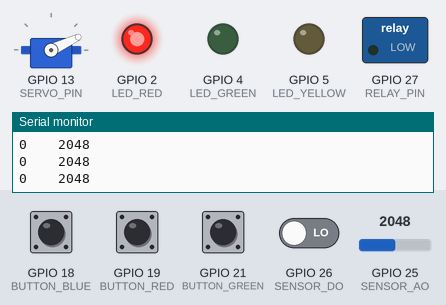
This sketch was run on a simulated ESP32. On the bench: servo, switched loads named in the sketch (green lamp = pin HIGH), output pins drawn as LEDs (lit = HIGH), the last lines printed to the serial monitor. The inputs (shaded band) are chosen by the test bench; at power-on: GPIO 18 (BUTTON_BLUE), GPIO 19 (BUTTON_RED), GPIO 21 (BUTTON_GREEN) HIGH, GPIO 26 (SENSOR_DO) LOW, GPIO 25 (SENSOR_AO) = 2048.

Above: at 1.2 s.
1.3 s: GPIO 21 (BUTTON_GREEN) pulled LOW for 0.15 s
At 1.45 s:
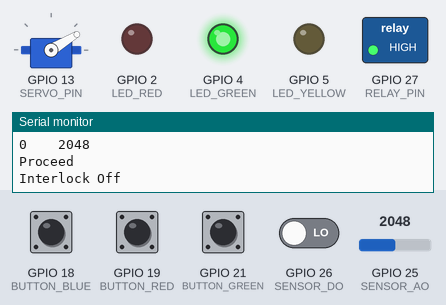
4.3 s: GPIO 25 (SENSOR_AO) set to 567
6.2 s: GPIO 25 (SENSOR_AO) set to 492
At 10.0 s:
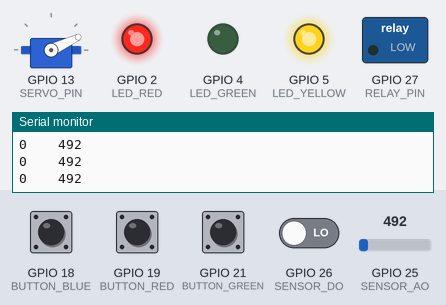
11.1 s: GPIO 25 (SENSOR_AO) set to 1228
At 12.3 s:
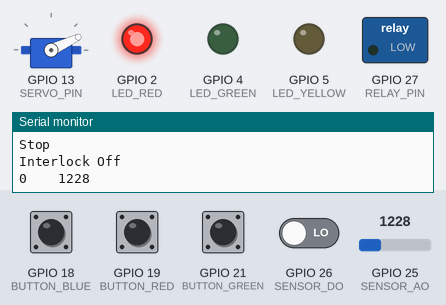
12.6 s: GPIO 25 (SENSOR_AO) set to 491
At 13.6 s:
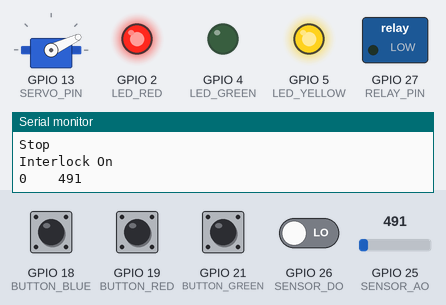
Timing chart, 0 to 15.1 s (numbered marks = the images above; inputs shaded):
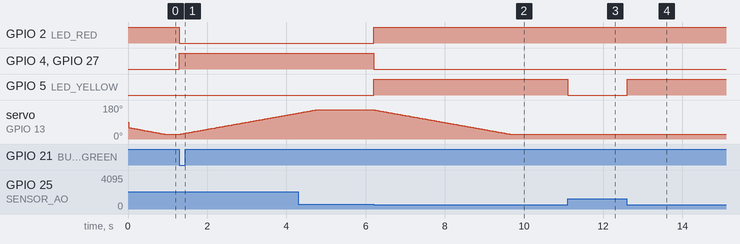

Measured:
- the behaviour switches between 512 and 511 on GPIO 25 (SENSOR_AO) (found by bisection; images 1 and 2)
- after the input at 1.3 s, GPIO 2 (LED_RED): HIGH → LOW at once; GPIO 4 (LED_GREEN), GPIO 27 (RELAY_PIN): LOW → HIGH at once; servo on GPIO 13 (SERVO_PIN): moves from 25° to 137° over 3.0 s, starting at once
- after the input at 6.2 s, GPIO 2 (LED_RED), GPIO 5 (LED_YELLOW): LOW → HIGH at once; GPIO 4 (LED_GREEN), GPIO 27 (RELAY_PIN): HIGH → LOW at once; servo on GPIO 13 (SERVO_PIN): moves from 155° to 25° over 3.5 s, starting at once
- after the input at 11.1 s, GPIO 5 (LED_YELLOW): HIGH → LOW at once
- after the input at 12.6 s, GPIO 5 (LED_YELLOW): LOW → HIGH at once

The sketch:

Episode_7.ino
```cpp
// Episode 7 - Sensors

#include <ESP32Servo.h>

// Harware Definitions

#define LED_RED       2
#define LED_GREEN     4
#define LED_YELLOW    5

#define BUTTON_BLUE   18
#define BUTTON_RED    19
#define BUTTON_GREEN  21

#define SERVO_PIN     13
#define RELAY_PIN     27

#define SENSOR_DO     26
#define SENSOR_AO     25

bool      Changed = true;
uint8_t   CurrentState = 0;           // 0 = red, 1 = green
bool      Interlock = false;
bool      SensorInterlock = false;      // the value of our sensor interlock
bool      LastSensorInterlock = false;  // its previous state so we can see it its changed.
uint16_t  SensorThreshold = 512;        // the sensor trigger point, values above this will trigger the interlock

uint8_t ButtonFlags = 0b00000000;     // bit 0 = green, bit 1 = red, bit 3 = blue
uint8_t ButtonState = 0b00000000;     // bit 0 = green, bit 1 = red, bit 3 = blue

Servo myservo;
uint8_t CurrentPosition = 90;         // mid point, this is the position the servo is currently at
uint8_t TargetPosition = 90;          // this is where we are moving to
uint32_t TDelay = 25;                 // time delay in ms between each 1 degree step
uint32_t TLastMove = 0;

// timing functions
uint32_t  TNow = 0;
uint32_t  TEllapsed = 0;
uint32_t  TOld = 0;

uint32_t  TLastPrint = 0;
uint32_t  TPrintPeriod = 1000;

void setup() {
  // put your setup code here, to run once:
  pinMode(LED_RED, OUTPUT);     digitalWrite(LED_RED, HIGH);
  pinMode(LED_GREEN, OUTPUT);   digitalWrite(LED_GREEN, LOW);
  pinMode(LED_YELLOW, OUTPUT);  digitalWrite(LED_YELLOW, LOW);

  pinMode(RELAY_PIN, OUTPUT);   digitalWrite(RELAY_PIN, HIGH);

  pinMode(BUTTON_BLUE, INPUT_PULLUP);
  pinMode(BUTTON_RED, INPUT_PULLUP);
  pinMode(BUTTON_GREEN, INPUT_PULLUP);

  pinMode(SENSOR_DO, INPUT);
  pinMode(SENSOR_AO, INPUT);

  // Allow allocation of all timers
	ESP32PWM::allocateTimer(0);
	ESP32PWM::allocateTimer(1);
	ESP32PWM::allocateTimer(2);
	ESP32PWM::allocateTimer(3);
  myservo.setPeriodHertz(50);// Standard 50hz servo
  myservo.attach(SERVO_PIN, 500, 2400);     // defines the servo with minumum and maximum parameters

  Serial.begin(115200);
  while (!Serial){}
}

void loop() {
  // put your main code here, to run repeatedly:
  TNow = millis();            // get the current time
  TEllapsed = TNow - TOld;    // calculate the time ellapsed since the last loop
  TOld = TNow;                // store the current time for the next loop

  if (Serial.available() > 0)
  {
    char C;
    C = Serial.read();

    if (C == 'g')
    {
      if (Interlock == false && SensorInterlock == false) // both our interlocks are clear
      {
        CurrentState = 1;
        Changed = true;
      }
      else
      {
        if (Interlock)
        {
          Serial.println("+++++ Interlock Error +++++");
        }
        if (SensorInterlock)
        {
          Serial.println("+++++ Sensor Interlock Error +++++");
        }
      }
    }
    else if (C == 'r')
    {
      CurrentState = 0;
      Changed = true;
    }
  }

   // Read the Sensor - NEW Section
  uint16_t Read_AO = analogRead(SENSOR_AO);
  bool Read_DO = digitalRead(SENSOR_DO);

  // check to see if the sensor should interlock or not, is its value below the set threshold?
  if (Read_AO < SensorThreshold)
  {
    SensorInterlock = true;
    CurrentState = 0;           // if the sensor interlock activates we set the state to RED
  }
  else
  {
    SensorInterlock = false;
  }

    // has the sensor interlock value changed?
  if (SensorInterlock != LastSensorInterlock)
  {
    Changed = true;
  }
  LastSensorInterlock = SensorInterlock;      // store the value

  // if the specified time period has ellapsed, print the sensors values, both digital and analogue
  if (TNow - TPrintPeriod > TLastPrint)
  {
    Serial.print(Read_DO);
    Serial.print("    ");
    Serial.println(Read_AO);
    TLastPrint = TNow;
  }

  // read buttons
  uint8_t ButtonNow = 0;
  uint8_t junk;

  junk = digitalRead(BUTTON_GREEN); if (junk) {ButtonNow = ButtonNow & 0b11111110;} else {ButtonNow = ButtonNow | 0b00000001;}
  junk = digitalRead(BUTTON_RED);   if (junk) {ButtonNow = ButtonNow & 0b11111101;} else {ButtonNow = ButtonNow | 0b00000010;}
  junk = digitalRead(BUTTON_BLUE);  if (junk) {ButtonNow = ButtonNow & 0b11111011;} else {ButtonNow = ButtonNow | 0b00000100;}

  if (ButtonNow != ButtonState)
  {
    if (ButtonNow & 0b00000001) // green button pressed
    {
      if (Interlock == false && SensorInterlock == false) // both our interlocks are clear
      {
        CurrentState = 1;
        Changed = true;
      }
      else
      {
        if (Interlock)
        {
          Serial.println("+++++ Interlock Error +++++");
        }
        if (SensorInterlock)
        {
          Serial.println("+++++ Sensor Interlock Error +++++");
        }
      }
    }
    if (ButtonNow & 0b00000010) // red button pressed
    {
      CurrentState = 0;
      Changed = true;
    }
    if (ButtonNow & 0b00000100) // blue button pressed
    {
      if (Interlock) {Interlock = false;} else {Interlock = true; CurrentState = 0;}
      Changed = true;
    }

    ButtonState = ButtonNow;
  }


  if (Changed)
  {
    if (CurrentState == 0)        // red
    {
      digitalWrite(LED_RED, HIGH);
      digitalWrite(LED_GREEN, LOW);
      Serial.println("Stop");

      digitalWrite(RELAY_PIN, LOW);

      TargetPosition = 25;
    }
    else if (CurrentState == 1)   // green
    {
      digitalWrite(LED_RED, LOW);
      digitalWrite(LED_GREEN, HIGH);
      Serial.println("Proceed");

      digitalWrite(RELAY_PIN, HIGH);

      TargetPosition = 155;
    }

    if (Interlock  || SensorInterlock)
    {
      digitalWrite(LED_YELLOW, HIGH);
      Serial.println("Interlock On");
    }
    else
    {
      digitalWrite(LED_YELLOW, LOW);
      Serial.println("Interlock Off");
    }

    Changed = false;
  }

  // servo loop
  if (CurrentPosition != TargetPosition)
  {
    if (TNow - TDelay > TLastMove)
    {
      if (CurrentPosition < TargetPosition)
      {
        CurrentPosition++;
      }
      else
      {
        CurrentPosition--;
      }

      myservo.write(CurrentPosition);
      TLastMove = TNow;
    }
  }

}
```
